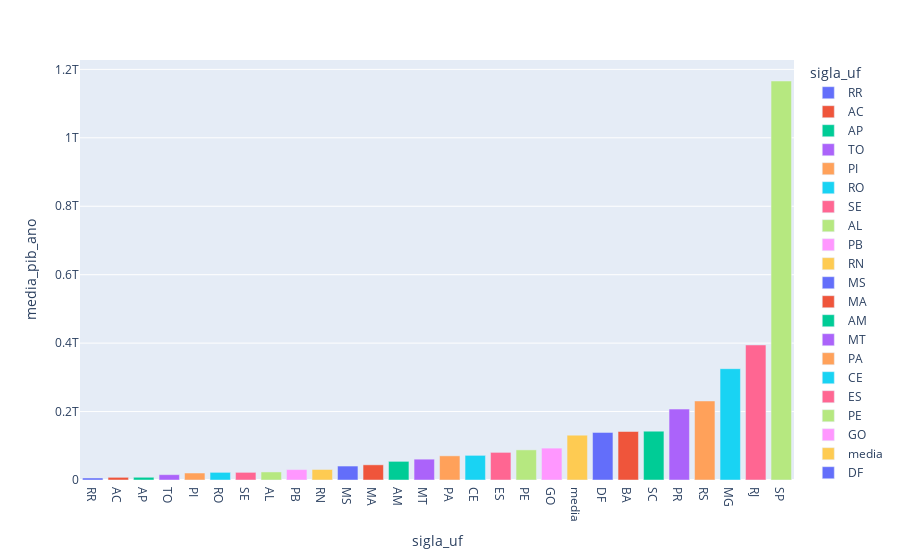

Notebook code for this chart:
### Code cell
#grafico que mmostra a média anual do pib no periodo (2007 - 2012)

#como a média anual do periodo é a mesma em todos os anos, fiz uma filtragem na tabela para não deixar o grafico pontilhado
ano = df_final.loc[df_final["ano"] == 2012]

#grafico gerado pela base df_final que esta ordenada pela media anual do pib, eixo y será o pib, eixo x serão os estados 
graf_pib = px.bar(ano.sort_values('media_pib_ano'),y='media_pib_ano' ,x ='sigla_uf',color = 'sigla_uf')
graf_pib.show()

### Figure 1 — Plotly figure (JSON) as saved in the notebook; plotly's stock layout.template omitted (floating-point values rounded to 4 significant figures)
{"data": [{"alignmentgroup": "True", "hovertemplate": "sigla_uf=%{x}<br>media_pib_ano=%{y}<extra></extra>", "legendgroup": "RR", "marker": {"color": "#636efa", "pattern": {"shape": ""}}, "name": "RR", "offsetgroup": "RR", "orientation": "v", "showlegend": true, "textposition": "auto", "type": "bar", "x": ["RR"], "xaxis": "x", "y": [5876000000.0], "yaxis": "y"}, {"alignmentgroup": "True", "hovertemplate": "sigla_uf=%{x}<br>media_pib_ano=%{y}<extra></extra>", "legendgroup": "AC", "marker": {"color": "#EF553B", "pattern": {"shape": ""}}, "name": "AC", "offsetgroup": "AC", "orientation": "v", "showlegend": true, "textposition": "auto", "type": "bar", "x": ["AC"], "xaxis": "x", "y": [7796193500], "yaxis": "y"}, {"alignmentgroup": "True", "hovertemplate": "sigla_uf=%{x}<br>media_pib_ano=%{y}<extra></extra>", "legendgroup": "AP", "marker": {"color": "#00cc96", "pattern": {"shape": ""}}, "name": "AP", "offsetgroup": "AP", "orientation": "v", "showlegend": true, "textposition": "auto", "type": "bar", "x": ["AP"], "xaxis": "x", "y": [7974148500], "yaxis": "y"}, {"alignmentgroup": "True", "hovertemplate": "sigla_uf=%{x}<br>media_pib_ano=%{y}<extra></extra>", "legendgroup": "TO", "marker": {"color": "#ab63fa", "pattern": {"shape": ""}}, "name": "TO", "offsetgroup": "TO", "orientation": "v", "showlegend": true, "textposition": "auto", "type": "bar", "x": ["TO"], "xaxis": "x", "y": [15600000000.0], "yaxis": "y"}, {"alignmentgroup": "True", "hovertemplate": "sigla_uf=%{x}<br>media_pib_ano=%{y}<extra></extra>", "legendgroup": "PI", "marker": {"color": "#FFA15A", "pattern": {"shape": ""}}, "name": "PI", "offsetgroup": "PI", "orientation": "v", "showlegend": true, "textposition": "auto", "type": "bar", "x": ["PI"], "xaxis": "x", "y": [20390000000.0], "yaxis": "y"}, {"alignmentgroup": "True", "hovertemplate": "sigla_uf=%{x}<br>media_pib_ano=%{y}<extra></extra>", "legendgroup": "RO", "marker": {"color": "#19d3f3", "pattern": {"shape": ""}}, "name": "RO", "offsetgroup": "RO", "orientation": "v", "showlegend": true, "textposition": "auto", "type": "bar", "x": ["RO"], "xaxis": "x", "y": [22310000000.0], "yaxis": "y"}, {"alignmentgroup": "True", "hovertemplate": "sigla_uf=%{x}<br>media_pib_ano=%{y}<extra></extra>", "legendgroup": "SE", "marker": {"color": "#FF6692", "pattern": {"shape": ""}}, "name": "SE", "offsetgroup": "SE", "orientation": "v", "showlegend": true, "textposition": "auto", "type": "bar", "x": ["SE"], "xaxis": "x", "y": [22361476500], "yaxis": "y"}, {"alignmentgroup": "True", "hovertemplate": "sigla_uf=%{x}<br>media_pib_ano=%{y}<extra></extra>", "legendgroup": "AL", "marker": {"color": "#B6E880", "pattern": {"shape": ""}}, "name": "AL", "offsetgroup": "AL", "orientation": "v", "showlegend": true, "textposition": "auto", "type": "bar", "x": ["AL"], "xaxis": "x", "y": [23527476500], "yaxis": "y"}, {"alignmentgroup": "True", "hovertemplate": "sigla_uf=%{x}<br>media_pib_ano=%{y}<extra></extra>", "legendgroup": "PB", "marker": {"color": "#FF97FF", "pattern": {"shape": ""}}, "name": "PB", "offsetgroup": "PB", "orientation": "v", "showlegend": true, "textposition": "auto", "type": "bar", "x": ["PB"], "xaxis": "x", "y": [30460000000.0], "yaxis": "y"}, {"alignmentgroup": "True", "hovertemplate": "sigla_uf=%{x}<br>media_pib_ano=%{y}<extra></extra>", "legendgroup": "RN", "marker": {"color": "#FECB52", "pattern": {"shape": ""}}, "name": "RN", "offsetgroup": "RN", "orientation": "v", "showlegend": true, "textposition": "auto", "type": "bar", "x": ["RN"], "xaxis": "x", "y": [30720000000.0], "yaxis": "y"}, {"alignmentgroup": "True", "hovertemplate": "sigla_uf=%{x}<br>media_pib_ano=%{y}<extra></extra>", "legendgroup": "MS", "marker": {"color": "#636efa", "pattern": {"shape": ""}}, "name": "MS", "offsetgroup": "MS", "orientation": "v", "showlegend": true, "textposition": "auto", "type": "bar", "x": ["MS"], "xaxis": "x", "y": [40810028000], "yaxis": "y"}, {"alignmentgroup": "True", "hovertemplate": "sigla_uf=%{x}<br>media_pib_ano=%{y}<extra></extra>", "legendgroup": "MA", "marker": {"color": "#EF553B", "pattern": {"shape": ""}}, "name": "MA", "offsetgroup": "MA", "orientation": "v", "showlegend": true, "textposition": "auto", "type": "bar", "x": ["MA"], "xaxis": "x", "y": [44368257000], "yaxis": "y"}, {"alignmentgroup": "True", "hovertemplate": "sigla_uf=%{x}<br>media_pib_ano=%{y}<extra></extra>", "legendgroup": "AM", "marker": {"color": "#00cc96", "pattern": {"shape": ""}}, "name": "AM", "offsetgroup": "AM", "orientation": "v", "showlegend": true, "textposition": "auto", "type": "bar", "x": ["AM"], "xaxis": "x", "y": [54490000000.0], "yaxis": "y"}, {"alignmentgroup": "True", "hovertemplate": "sigla_uf=%{x}<br>media_pib_ano=%{y}<extra></extra>", "legendgroup": "MT", "marker": {"color": "#ab63fa", "pattern": {"shape": ""}}, "name": "MT", "offsetgroup": "MT", "orientation": "v", "showlegend": true, "textposition": "auto", "type": "bar", "x": ["MT"], "xaxis": "x", "y": [60870000000.0], "yaxis": "y"}, {"alignmentgroup": "True", "hovertemplate": "sigla_uf=%{x}<br>media_pib_ano=%{y}<extra></extra>", "legendgroup": "PA", "marker": {"color": "#FFA15A", "pattern": {"shape": ""}}, "name": "PA", "offsetgroup": "PA", "orientation": "v", "showlegend": true, "textposition": "auto", "type": "bar", "x": ["PA"], "xaxis": "x", "y": [70610000000.0], "yaxis": "y"}, {"alignmentgroup": "True", "hovertemplate": "sigla_uf=%{x}<br>media_pib_ano=%{y}<extra></extra>", "legendgroup": "CE", "marker": {"color": "#19d3f3", "pattern": {"shape": ""}}, "name": "CE", "offsetgroup": "CE", "orientation": "v", "showlegend": true, "textposition": "auto", "type": "bar", "x": ["CE"], "xaxis": "x", "y": [72018935000], "yaxis": "y"}, {"alignmentgroup": "True", "hovertemplate": "sigla_uf=%{x}<br>media_pib_ano=%{y}<extra></extra>", "legendgroup": "ES", "marker": {"color": "#FF6692", "pattern": {"shape": ""}}, "name": "ES", "offsetgroup": "ES", "orientation": "v", "showlegend": true, "textposition": "auto", "type": "bar", "x": ["ES"], "xaxis": "x", "y": [80690000000.0], "yaxis": "y"}, {"alignmentgroup": "True", "hovertemplate": "sigla_uf=%{x}<br>media_pib_ano=%{y}<extra></extra>", "legendgroup": "PE", "marker": {"color": "#B6E880", "pattern": {"shape": ""}}, "name": "PE", "offsetgroup": "PE", "orientation": "v", "showlegend": true, "textposition": "auto", "type": "bar", "x": ["PE"], "xaxis": "x", "y": [88010000000.0], "yaxis": "y"}, {"alignmentgroup": "True", "hovertemplate": "sigla_uf=%{x}<br>media_pib_ano=%{y}<extra></extra>", "legendgroup": "GO", "marker": {"color": "#FF97FF", "pattern": {"shape": ""}}, "name": "GO", "offsetgroup": "GO", "orientation": "v", "showlegend": true, "textposition": "auto", "type": "bar", "x": ["GO"], "xaxis": "x", "y": [93144573000], "yaxis": "y"}, {"alignmentgroup": "True", "hovertemplate": "sigla_uf=%{x}<br>media_pib_ano=%{y}<extra></extra>", "legendgroup": "media", "marker": {"color": "#FECB52", "pattern": {"shape": ""}}, "name": "media", "offsetgroup": "media", "orientation": "v", "showlegend": true, "textposition": "auto", "type": "bar", "x": ["media"], "xaxis": "x", "y": [131100000000.0], "yaxis": "y"}, {"alignmentgroup": "True", "hovertemplate": "sigla_uf=%{x}<br>media_pib_ano=%{y}<extra></extra>", "legendgroup": "DF", "marker": {"color": "#636efa", "pattern": {"shape": ""}}, "name": "DF", "offsetgroup": "DF", "orientation": "v", "showlegend": true, "textposition": "auto", "type": "bar", "x": ["DF"], "xaxis": "x", "y": [139100000000.0], "yaxis": "y"}, {"alignmentgroup": "True", "hovertemplate": "sigla_uf=%{x}<br>media_pib_ano=%{y}<extra></extra>", "legendgroup": "BA", "marker": {"color": "#EF553B", "pattern": {"shape": ""}}, "name": "BA", "offsetgroup": "BA", "orientation": "v", "showlegend": true, "textposition": "auto", "type": "bar", "x": ["BA"], "xaxis": "x", "y": [141700000000.0], "yaxis": "y"}, {"alignmentgroup": "True", "hovertemplate": "sigla_uf=%{x}<br>media_pib_ano=%{y}<extra></extra>", "legendgroup": "SC", "marker": {"color": "#00cc96", "pattern": {"shape": ""}}, "name": "SC", "offsetgroup": "SC", "orientation": "v", "showlegend": true, "textposition": "auto", "type": "bar", "x": ["SC"], "xaxis": "x", "y": [142800000000.0], "yaxis": "y"}, {"alignmentgroup": "True", "hovertemplate": "sigla_uf=%{x}<br>media_pib_ano=%{y}<extra></extra>", "legendgroup": "PR", "marker": {"color": "#ab63fa", "pattern": {"shape": ""}}, "name": "PR", "offsetgroup": "PR", "orientation": "v", "showlegend": true, "textposition": "auto", "type": "bar", "x": ["PR"], "xaxis": "x", "y": [207200000000.0], "yaxis": "y"}, {"alignmentgroup": "True", "hovertemplate": "sigla_uf=%{x}<br>media_pib_ano=%{y}<extra></extra>", "legendgroup": "RS", "marker": {"color": "#FFA15A", "pattern": {"shape": ""}}, "name": "RS", "offsetgroup": "RS", "orientation": "v", "showlegend": true, "textposition": "auto", "type": "bar", "x": ["RS"], "xaxis": "x", "y": [231000000000.0], "yaxis": "y"}, {"alignmentgroup": "True", "hovertemplate": "sigla_uf=%{x}<br>media_pib_ano=%{y}<extra></extra>", "legendgroup": "MG", "marker": {"color": "#19d3f3", "pattern": {"shape": ""}}, "name": "MG", "offsetgroup": "MG", "orientation": "v", "showlegend": true, "textposition": "auto", "type": "bar", "x": ["MG"], "xaxis": "x", "y": [325300000000.0], "yaxis": "y"}, {"alignmentgroup": "True", "hovertemplate": "sigla_uf=%{x}<br>media_pib_ano=%{y}<extra></extra>", "legendgroup": "RJ", "marker": {"color": "#FF6692", "pattern": {"shape": ""}}, "name": "RJ", "offsetgroup": "RJ", "orientation": "v", "showlegend": true, "textposition": "auto", "type": "bar", "x": ["RJ"], "xaxis": "x", "y": [394591393500], "yaxis": "y"}, {"alignmentgroup": "True", "hovertemplate": "sigla_uf=%{x}<br>media_pib_ano=%{y}<extra></extra>", "legendgroup": "SP", "marker": {"color": "#B6E880", "pattern": {"shape": ""}}, "name": "SP", "offsetgroup": "SP", "orientation": "v", "showlegend": true, "textposition": "auto", "type": "bar", "x": ["SP"], "xaxis": "x", "y": [1166019647000], "yaxis": "y"}], "layout": {"autosize": true, "barmode": "relative", "legend": {"title": {"text": "sigla_uf"}, "tracegroupgap": 0}, "margin": {"t": 60}, "xaxis": {"anchor": "y", "autorange": true, "categoryarray": ["RR", "AC", "AP", "TO", "PI", "RO", "SE", "AL", "PB", "RN", "MS", "MA", "AM", "MT", "PA", "CE", "ES", "PE", "GO", "media", "DF", "BA", "SC", "PR", "RS", "MG", "RJ", "SP"], "categoryorder": "array", "domain": [0, 1], "range": [-0.5, 27.5], "title": {"text": "sigla_uf"}, "type": "category"}, "yaxis": {"anchor": "x", "autorange": true, "domain": [0, 1], "range": [0, 1227000000000.0], "title": {"text": "media_pib_ano"}, "type": "linear"}}}
